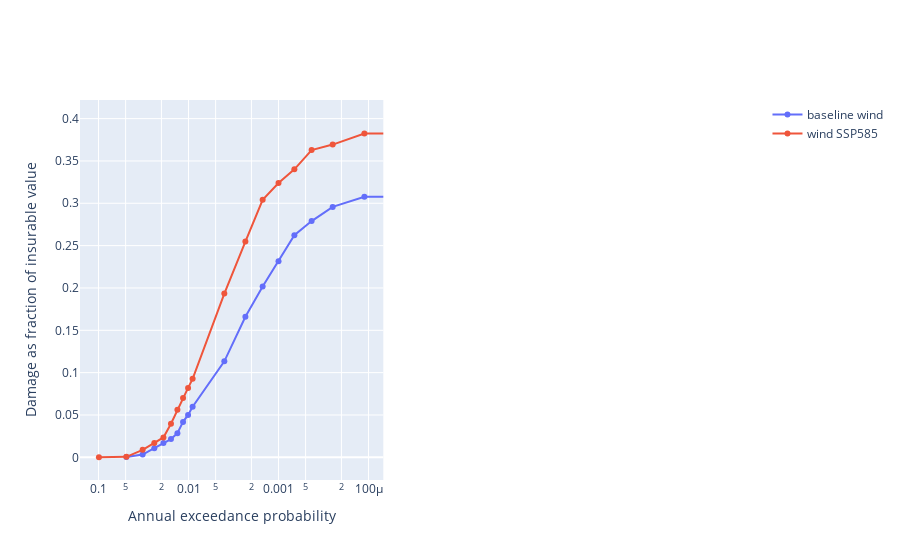

The notebook cell saved with this chart:
### Code cell
import plotly.graph_objs as go
from plotly.subplots import make_subplots

exceedance_histo = wind_impact_histo["impact_exceedance"]
exceedance_ssp585= wind_impact_ssp585["impact_exceedance"]

fig1 = make_subplots(rows=1, cols=2)
fig1.add_trace(go.Scatter(x=exceedance_histo['exceed_probabilities'], y=exceedance_histo["values"], name="baseline wind"), row=1, col=1)
fig1.add_trace(go.Scatter(x=exceedance_ssp585['exceed_probabilities'], y=exceedance_ssp585["values"], name="wind SSP585"), row=1, col=1)
fig1.update_xaxes(title="Annual exceedance probability", title_font={"size": 14}, row=1, col=1, type="log", autorange="reversed")
fig1.update_yaxes(title="Damage as fraction of insurable value", title_font={"size": 14}, row=1, col=1)

### Figure 1 — Plotly figure (JSON) as saved in the notebook; plotly's stock layout.template omitted (floating-point values rounded to 4 significant figures)
{"data": [{"name": "baseline wind", "type": "scatter", "x": [0.049, 0.03233, 0.024, 0.019, 0.01567, 0.01329, 0.0115, 0.01011, 0.009, 0.004, 0.002333, 0.0015, 0.001, 0.0006667, 0.0004286, 0.00025, 0.0001111, 0], "xaxis": "x", "y": [0.0004863, 0.00322, 0.01074, 0.017, 0.02156, 0.02849, 0.04185, 0.05007, 0.0597, 0.1133, 0.1659, 0.2018, 0.2315, 0.2622, 0.279, 0.2957, 0.3077, 0.3218], "yaxis": "y"}, {"name": "wind SSP585", "type": "scatter", "x": [0.099, 0.049, 0.03233, 0.024, 0.019, 0.01567, 0.01329, 0.0115, 0.01011, 0.009, 0.004, 0.002333, 0.0015, 0.001, 0.0006667, 0.0004286, 0.00025, 0.0001111, 0], "xaxis": "x", "y": [7.682e-05, 0.0005584, 0.008826, 0.01705, 0.02344, 0.03961, 0.05603, 0.07007, 0.08194, 0.09265, 0.1933, 0.2548, 0.3041, 0.3239, 0.3401, 0.3629, 0.3693, 0.3823, 0.3951], "yaxis": "y"}], "layout": {"xaxis": {"anchor": "y", "autorange": "reversed", "domain": [0, 0.45], "title": {"font": {"size": 14}, "text": "Annual exceedance probability"}, "type": "log"}, "xaxis2": {"anchor": "y2", "domain": [0.55, 1]}, "yaxis": {"anchor": "x", "domain": [0, 1], "title": {"font": {"size": 14}, "text": "Damage as fraction of insurable value"}}, "yaxis2": {"anchor": "x2", "domain": [0, 1]}}}
